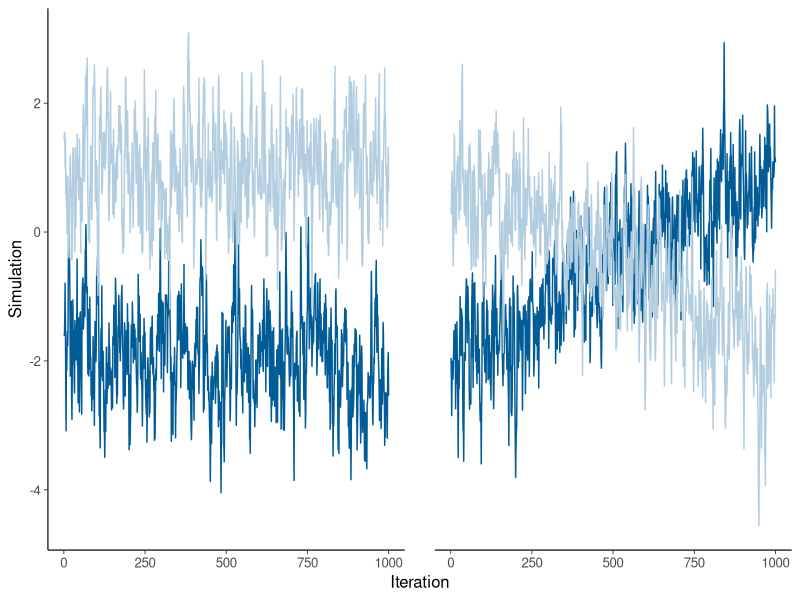
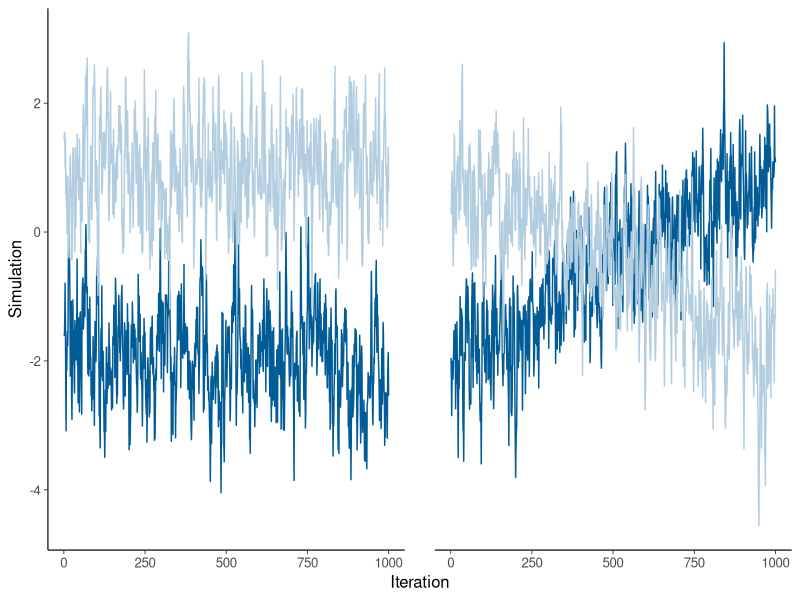

R code for these plots, in order:
library(tidyverse)
theme_set(bayesplot::theme_default(base_family = "sans"))

blues <- bayesplot::color_scheme_get(scheme = "blue", i = c(4, 2))
blues <- unname(unlist(blues))

set.seed(12345)
dat <- data.frame(
  Iteration = rep(1:1000, 4),
  Chain = factor(rep(c(1:2, 1:2), each = 1000)),
  Cond = factor(rep(1:2, each = 2000))
) %>%
  mutate(
    Simulation = c(
      -2 + arima.sim(list(ar = 0.7), n = 1000, sd = 0.5),
      1 + arima.sim(list(ar = 0.7), n = 1000, sd = 0.5),
      -2 + 0.003 * 1:1000 + arima.sim(list(ar = 0.7), n = 1000, sd = 0.5),
      1 + -0.003 * 1:1000 + arima.sim(list(ar = 0.7), n = 1000, sd = 0.5)
    )
  )

ggplot(dat, aes(Iteration, Simulation, color = Chain)) +
  facet_wrap("Cond") +
  geom_line(cex = 0.5) + 
  theme(
    strip.background = element_blank(),
    strip.text.x = element_blank()
  ) + 
  scale_color_manual(values = blues,
                     guide = FALSE)

ggsave(file = "code/convergechallenge.pdf", 
       height = 4, width = 8, units = "in")
